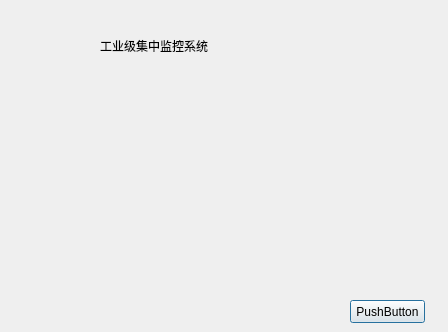
<?xml version="1.0" encoding="UTF-8"?>
<ui version="4.0">
 <class>DialogAbout</class>
 <widget class="QDialog" name="DialogAbout">
  <property name="geometry">
   <rect>
    <x>0</x>
    <y>0</y>
    <width>448</width>
    <height>332</height>
   </rect>
  </property>
  <property name="windowTitle">
   <string>关于</string>
  </property>
  <property name="sizeGripEnabled">
   <bool>false</bool>
  </property>
  <property name="modal">
   <bool>true</bool>
  </property>
  <widget class="QWidget" name="widget" native="true">
   <property name="geometry">
    <rect>
     <x>0</x>
     <y>0</y>
     <width>451</width>
     <height>80</height>
    </rect>
   </property>
   <widget class="QLabel" name="label">
    <property name="geometry">
     <rect>
      <x>100</x>
      <y>30</y>
      <width>311</width>
      <height>31</height>
     </rect>
    </property>
    <property name="text">
     <string>工业级集中监控系统</string>
    </property>
   </widget>
  </widget>
  <widget class="QWidget" name="widget_2" native="true">
   <property name="geometry">
    <rect>
     <x>0</x>
     <y>80</y>
     <width>451</width>
     <height>211</height>
    </rect>
   </property>
  </widget>
  <widget class="QPushButton" name="pushButton">
   <property name="geometry">
    <rect>
     <x>350</x>
     <y>300</y>
     <width>75</width>
     <height>23</height>
    </rect>
   </property>
   <property name="text">
    <string>PushButton</string>
   </property>
  </widget>
 </widget>
 <resources/>
 <connections/>
</ui>
